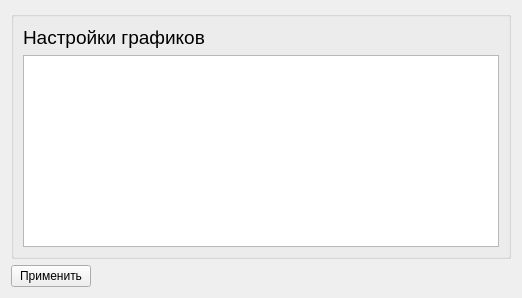
      <widget class="QWidget" name="page_2">
       <layout class="QGridLayout" name="gridLayout_7">
        <item row="0" column="0">
         <widget class="QGroupBox" name="groupBox_4">
          <property name="sizePolicy">
           <sizepolicy hsizetype="Preferred" vsizetype="Expanding">
            <horstretch>0</horstretch>
            <verstretch>0</verstretch>
           </sizepolicy>
          </property>
          <property name="minimumSize">
           <size>
            <width>500</width>
            <height>0</height>
           </size>
          </property>
          <property name="autoFillBackground">
           <bool>false</bool>
          </property>
          <property name="title">
           <string/>
          </property>
          <layout class="QVBoxLayout" name="verticalLayout_2">
           <item>
            <widget class="QLabel" name="label_2">
             <property name="sizePolicy">
              <sizepolicy hsizetype="Preferred" vsizetype="Fixed">
               <horstretch>0</horstretch>
               <verstretch>0</verstretch>
              </sizepolicy>
             </property>
             <property name="text">
              <string>&lt;html&gt;&lt;head/&gt;&lt;body&gt;&lt;p&gt;&lt;span style=&quot; font-size:14pt;&quot;&gt;Настройки графиков&lt;/span&gt;&lt;/p&gt;&lt;/body&gt;&lt;/html&gt;</string>
             </property>
            </widget>
           </item>
           <item>
            <widget class="QTableWidget" name="tableWidget">
             <property name="sizePolicy">
              <sizepolicy hsizetype="Expanding" vsizetype="Expanding">
               <horstretch>0</horstretch>
               <verstretch>0</verstretch>
              </sizepolicy>
             </property>
             <property name="minimumSize">
              <size>
               <width>0</width>
               <height>0</height>
              </size>
             </property>
             <property name="maximumSize">
              <size>
               <width>16777215</width>
               <height>16777215</height>
              </size>
             </property>
            </widget>
           </item>
          </layout>
         </widget>
        </item>
        <item row="1" column="0">
         <widget class="QPushButton" name="pushButton">
          <property name="sizePolicy">
           <sizepolicy hsizetype="Fixed" vsizetype="Fixed">
            <horstretch>0</horstretch>
            <verstretch>0</verstretch>
           </sizepolicy>
          </property>
          <property name="text">
           <string>Применить</string>
          </property>
         </widget>
        </item>
       </layout>
      </widget>
